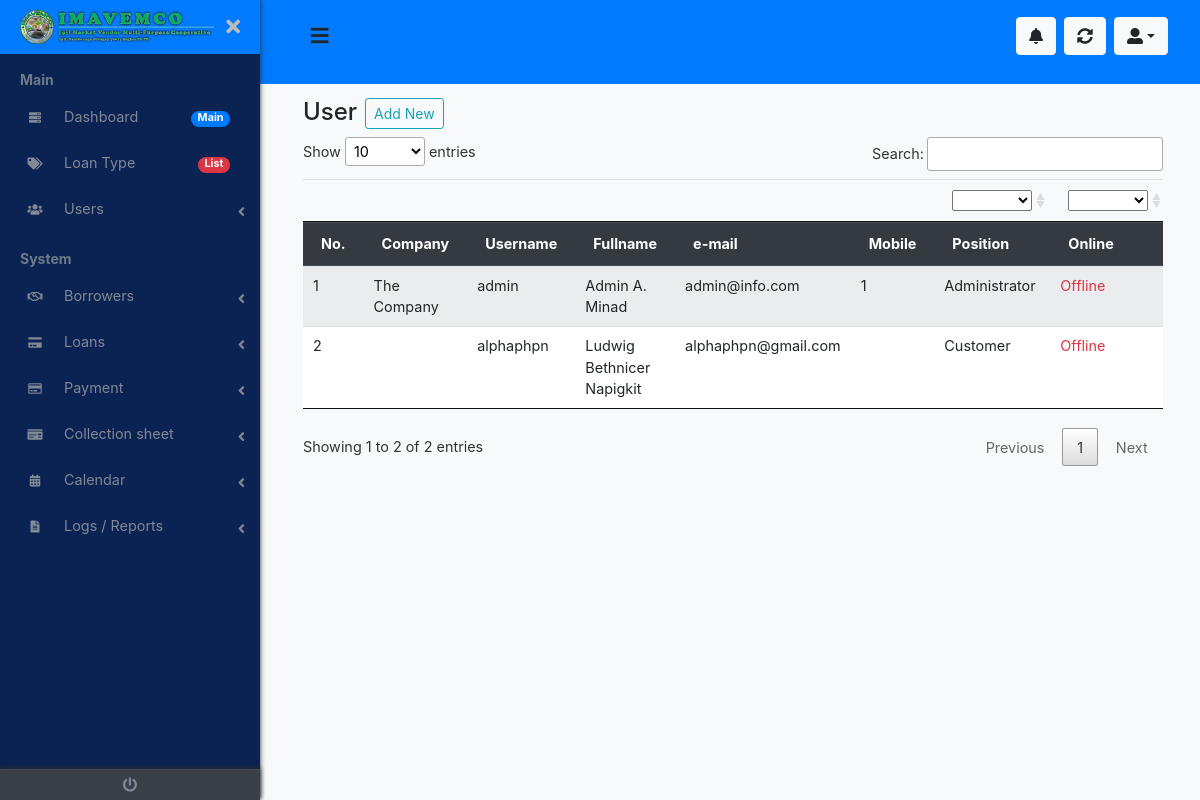
The app's page /routes/user/index.php (signed in) with its own data.
### tables this page shows
CREATE TABLE `conf` (
  `id` int(11) NOT NULL,
  `cmpny_name` varchar(254) NOT NULL,
  `sys_name` varchar(254) NOT NULL,
  `sys_ver` varchar(254) NOT NULL,
  `sys_logo` varchar(254) NOT NULL,
  `navbar_logo` varchar(254) NOT NULL,
  `navbar_logo_scroll` varchar(254) NOT NULL,
  `favicon` varchar(254) NOT NULL,
  `dboard_bgimg` varchar(254) NOT NULL,
  `quote_title` varchar(254) NOT NULL,
  `ceo_pres` varchar(254) NOT NULL,
  `memail` varchar(254) NOT NULL,
  `facebook` text NOT NULL,
  `telno` varchar(254) NOT NULL,
  `mobileno` varchar(254) NOT NULL,
  `maddress` text NOT NULL,
  `idletime` int(11) NOT NULL,
  `themename` varchar(254) NOT NULL,
  `domainhome` varchar(254) NOT NULL,
  `fontglobal` varchar(254) NOT NULL,
  `datetoday` varchar(8) NOT NULL,
  `created` datetime NOT NULL,
  `primary_color` varchar(254) NOT NULL,
  `second_color` varchar(254) NOT NULL,
  `third_color` varchar(254) NOT NULL,
  `forth_color` varchar(254) NOT NULL,
  `fifth_color` varchar(254) NOT NULL,
  `sixth_color` varchar(254) NOT NULL,
  `seventh_color` varchar(254) NOT NULL,
  `eight_color` varchar(254) NOT NULL,
  `ninght_color` varchar(254) NOT NULL,
  `tenth_color` varchar(254) NOT NULL,
  `menu_gradient_color` varchar(254) NOT NULL,
  `geo_map` text NOT NULL,
  `build_by` varchar(254) NOT NULL,
  `cwebzite` varchar(254) NOT NULL,
  `dcurrencyx` varchar(15) NOT NULL,
  `nav_bar_orrient` text NOT NULL,
  `modified` timestamp NOT NULL DEFAULT current_timestamp() ON UPDATE current_timestamp(),
  `button_size` text NOT NULL,
  `content_width` text NOT NULL,
  `login_bg_color` text NOT NULL,
  `custom_link_register` text NOT NULL,
  `page_visit` int(11) NOT NULL,
  `d_main` text NOT NULL,
  `d_system` text NOT NULL,
  `d_app` text NOT NULL,
  `d_extra` text NOT NULL,
  `d_trash` text NOT NULL,
  `d_about` text NOT NULL,
  `profstyleimg` int(11) NOT NULL,
  `bgsidebarimg` text NOT NULL
);

CREATE TABLE `tbl_sysuser` (
  `usercode` varchar(254) NOT NULL,
  `username` varchar(254) NOT NULL,
  `passcode` varchar(254) NOT NULL,
  `pin` varchar(6) NOT NULL,
  `extname` text NOT NULL,
  `img_url` text NOT NULL,
  `fullname` text NOT NULL,
  `uemail` varchar(254) NOT NULL,
  `umobileno` varchar(20) NOT NULL,
  `xposition` varchar(254) NOT NULL,
  `secquest` varchar(254) NOT NULL,
  `secans` varchar(254) NOT NULL,
  `ulevpos` int(3) NOT NULL,
  `uonline` int(1) NOT NULL,
  `ustatz` int(1) NOT NULL,
  `createdby` varchar(254) NOT NULL,
  `lname` text NOT NULL,
  `fname` text NOT NULL,
  `mname` text NOT NULL,
  `address` text NOT NULL,
  `deletedx` int(1) NOT NULL,
  `testimony` text NOT NULL,
  `cmpny` text NOT NULL,
  `cmpny_position` text NOT NULL,
  `gogfirstime` int(1) NOT NULL,
  `created` datetime NOT NULL DEFAULT current_timestamp(),
  `modified` timestamp NOT NULL DEFAULT current_timestamp() ON UPDATE current_timestamp(),
  `timeZone` text NOT NULL,
  `numberOfAttempts` int(11) NOT NULL
);

### routes/user/index.php (called while the page is built, shortened)
<?php
	include_once "../../inc/webconfig/conf.php";
	$page_title = "User";
	$foldername = "user";
	$tblname = "tbl_sysuser";
	$prim_id = "usercode";
	include_once "../../content/template-part/{$themename}/dashboard-header.php";
	include_once "../../content/view/{$foldername}/index.php";
	include_once "../../content/template-part/{$themename}/dashboard-footer.php";

### inc/webconfig/conf.php (called while the page is built, shortened)
<?php
	$chckfle = file_exists("inc/srvr.php");
	if ($chckfle) {
		include_once "inc/srvr.php";
	} else {
		$chckfle1 = file_exists("../../inc/srvr.php");
		if ($chckfle1) {
			include_once "../../inc/srvr.php";
		}
	}
	try {
		$cnn = new PDO("mysql:host={$host};dbname={$db}", $unameroot, $pw);
		$qry_webconf = "SELECT * FROM conf WHERE id=:ownerid LIMIT 1";
		$stmt_webconf = $cnn->prepare($qry_webconf);
		$stmt_webconf->bindParam(':ownerid', $owner_id);
		$stmt_webconf->execute();
		$row_webconf = $stmt_webconf->fetch(PDO::FETCH_ASSOC);
		$navbarlogo = $row_webconf['navbar_logo'];
		$themename = $row_webconf['themename'];
		$dmaintitle = $row_webconf['d_main'];
		$dsystemtitle = $row_webconf['d_system'];
	} catch(PDOException $e) {
		$err = $e->getMessage();
		$err2 = strrchr($e,"1049");
		if($err2=1049){
			echo "Error: Unknown Database.<br><a href='".$dir."dbase/creadb'>Fix It!</a>";
			die;
		}
	}

### inc/srvr.php (called while the page is built, shortened)
<?php
	$owner_id	= 7;

### content/view/user/index.php (the view, shortened to what this page needs)
<?php
	include_once "../../content/template-part/{$themename}/dashboard-navbar.php";
	include_once "../../content/template-part/{$themename}/dashboard-navbar-top.php";
?>
<link rel="stylesheet" href="<?php echo $dirbak; ?>assets/datatables/1.11.3/css/jquery.dataTables.min.css">
<main class="page-content">
	<div class="container-fluid">
		<div class="d-flex">
			<h4 class="mr-2 mb-2"><?php echo $page_title; ?></h4>
			<a href="../../routes/<?php echo $foldername; ?>/addnew" class="btn btn-outline-info btn-sm mr-2 mb-2" style="z-index: 1">Add New</a>
		</div>
		<div id="" class="table-responsive">
			<table id="listRecView" class="table table-striped table-hover table-sm">
				<thead id="remSortH">
					<tr>
						<th class="remove-dropdown"></th>
						<th class="remove-dropdown"></th>
						<th class="remove-dropdown"></th>
						<th class="remove-dropdown"></th>
						<th class="remove-dropdown"></th>
						<th class="remove-dropdown"></th>
						<th></th>
						<th class="remove-dropdown d-none"></th>
						<th></th>
						<th></th>
					</tr>
				</thead>
				<thead id="theadtitle" class="thead-dark">
					<tr>
						<th class="align-middle">No.</th>
						<th class="align-middle">Company</th>
						<th class="align-middle">Username</th>
						<th class="align-middle">Fullname</th>
						<th class="align-middle">e-mail</th>
						<th class="align-middle">Mobile</th>
						<th class="align-middle">Position</th>
						<th class="align-middle">Online</th>
					</tr>
				</thead>
				<tbody>
					<?php
						if ($_SESSION["ulevpos"]==1) {
							$qry = "SELECT * FROM {$tblname} WHERE deletedx=0 ORDER BY {$prim_id} DESC";
							$stmt = $cnn->prepare($qry);
						} else {
							$qry = "SELECT * FROM {$tblname} WHERE createdby=:createdby AND deletedx=0 ORDER BY {$prim_id} DESC";
							$stmt = $cnn->prepare($qry);
							$stmt->bindParam(':createdby', $uid);
						}
						$stmt->execute();
						$xno = 0;
						for($i=0; $row = $stmt->fetch(); $i++) {
							$xno++;
							$company=$row['cmpny'];
							$username=$row['username'];
							$fullname=$row['fullname'];
							$uemail=$row['uemail'];
							$umobileno=$row['umobileno'];
							$xposition=$row['xposition'];
							$uonline=$row['uonline'];
								if ($uonline==0) {
									$uonlinex = 'Offline';
									$rbuTxtColor = 'text-danger';
								} else {
									$uonlinex = 'Online';
									$rbuTxtColor = 'text-primary';
								}
					?>
							<tr>
								<td><?php echo $xno; ?></td>
								<td class="" data-filter="<?php echo $company; ?>"><?php echo $company; ?></td>
								<td class="" data-filter="<?php echo $username; ?>"><?php echo $username; ?></td>
								<td class="" data-filter="<?php echo $fullname; ?>"><?php echo $fullname; ?></td>
								<td class="" data-filter="<?php echo $uemail; ?>"><?php echo $uemail; ?></td>
								<td class="" data-filter="<?php echo $umobileno; ?>"><?php echo $umobileno; ?></td>
								<td class="" data-filter="<?php echo $xposition; ?>"><?php echo $xposition; ?></td>
								<td class="<?php echo $rbuTxtColor; ?>" data-filter="<?php echo $uonlinex; ?>"><?php echo $uonlinex; ?></td>
							</tr>
					<?php
						}
					?>
				</tbody>
				<tfoot>
					<tr>
						<td class="remove-dropdown"></td>
						<td class="remove-dropdown"></td>
						<td class="remove-dropdown"></td>
						<td class="remove-dropdown"></td>
						<td class="remove-dropdown"></td>
						<td class="remove-dropdown"></td>
						<td class="remove-dropdown"></td>
						<td class="remove-dropdown"></td>
					</tr>
				</tfoot>
			</table>
		</div>
		<div id="trnsfrPaginate" class="dataTables_wrapper"></div>
	</div>
</main>

### content/template-part/imavemco/dashboard-navbar.php (shortened to what this page needs)
<?php
	$chckfle2 = file_exists("../../inc/xsession.php");
	if ($chckfle2) {
		$baklnk = "../../";
	} else {
		include_once "../../../inc/xsession.php";
		$baklnk = "../../../";
	}
	if (empty(trim($dmaintitle))) {
		$dmaintitle2 = "Main";
		$dmaintitle2_display = "d-none";
	} else {
		$dmaintitle2 = $dmaintitle;
	}
	if (empty(trim($dsystemtitle))) {
		$dsystemtitle2 = "System";
		$dsystemtitle2_display = "d-none";
	} else {
		$dsystemtitle2 = $dsystemtitle;
	}
?>
<nav id="sidebar" class="sidebar-wrapper box-shadow-default">
	<div class="sidebar-brand bg-primary">
		<?php
			if ($sidelogdbr=1) {
				?>
					<a href="<?php echo $baklnk; ?>" class="text-left">
						<img src="<?php echo $baklnk.'content/theme/'.$themename.'/storage/img/'.$navbarlogo; ?>" class="dboard-top-left-logo">
					</a>
				<?php
			} else {
				?>
					<a href="<?php echo $baklnk; ?>">Visit Site</a>
				<?php
			}
		?>
		<div id="close-sidebar">
			<i class="fas fa-times"></i>
		</div>
	</div>
	<div class="sidebar-content">
		<div class="sidebar-menu border-0">
			<ul>
				<li class="header-menu">
					<span style="cursor: pointer;" onclick="window.open('<?php echo $baklnk; ?>routes/dashboard','_self');"><?php echo $dmaintitle2; ?></span>
				</li>
				<?php
					if ($_SESSION["ulevpos"]==1) {
						?>
							<li class="">
								<a href="<?php echo $baklnk; ?>routes/dashboard">
									<i class="fas fa-server"></i>
									<span>Dashboard</span>
									<span class="badge badge-pill badge-primary">Main</span>
								</a>
							</li>
						<?php
					}
				?>
				<?php
					if ($_SESSION["ulevpos"]==1) {
						?>
						<li class="">
							<a href="<?php echo $baklnk; ?>routes/item">
								<i class="fas fa-tags"></i>
								<span>Loan Type</span>
								<span class="badge badge-pill badge-danger">List</span>
							</a>
						</li>
						<?php
					}
				?>
				<li class="sidebar-dropdown">
					<a href="#" title="User">
						<i class="fas fa-users"></i>
						<span>Users</span>
					</a>
				</li>
				<li class="header-menu <?php echo $dsystemtitle2_display; ?>">
					<span><?php echo $dsystemtitle2; ?></span>
				</li>
				<?php include_once "dashboard-navbar-menu.php"; ?>
			</ul>
		</div>
	</div>
	<div class="sidebar-footer">
		<a href="<?php echo $baklnk; ?>inc/logout" title="Logout">
			<i class="fa fa-power-off"></i>
		</a>
	</div>
</nav>

### assets/css/dashboard.css (style rules this page uses)
body { font-size: 0.9rem; }
.page-wrapper .sidebar-wrapper, .sidebar-wrapper .sidebar-brand > a, .sidebar-wrapper .sidebar-dropdown > a:after, .sidebar-wrapper .sidebar-menu .sidebar-dropdown .sidebar-submenu li a:before, .sidebar-wrapper ul li a i, .page-wrapper .page-content, .sidebar-wrapper .sidebar-search input.search-menu, .sidebar-wrapper .sidebar-search .input-group-text, .sidebar-wrapper .sidebar-menu ul li a, #show-sidebar, #close-sidebar { -webkit-transition: all 0.3s ease; -moz-transition: all 0.3s ease; -ms-transition: all 0.3s ease; -o-transition: all 0.3s ease; transition: all 0.3s ease; }
.page-wrapper.toggled .sidebar-wrapper { left: 0px; }
@media screen and (min-width: 768px) { .page-wrapper.toggled .page-content { padding-left: 278px; padding-right: 12px; } }
.sidebar-wrapper { width: 260px; height: 100%; max-height: 100%; position: fixed; top: 0; left: -300px; z-index: 999; }
.sidebar-wrapper ul { list-style-type: none; padding: 0; margin: 0; }
.sidebar-wrapper a { text-decoration: none; }
.sidebar-content { max-height: calc(100% - 30px); height: calc(100% - 30px); overflow-y: auto; position: relative; padding-bottom: 180px; }
.sidebar-wrapper .sidebar-brand { padding: 10px 20px; display: flex; align-items: center; }
.sidebar-wrapper .sidebar-brand > a { text-transform: uppercase; font-weight: bold; flex-grow: 1; }
.sidebar-wrapper .sidebar-brand #close-sidebar { cursor: pointer; font-size: 20px; }
.sidebar-wrapper .sidebar-menu { padding-bottom: 10px; }
.sidebar-wrapper .sidebar-menu .header-menu span { font-weight: bold; font-size: 14px; padding: 15px 20px 5px 20px; display: inline-block; }
.sidebar-wrapper .sidebar-menu ul li a { display: inline-block; width: 100%; text-decoration: none; position: relative; padding: 8px 30px 8px 20px; }
.sidebar-wrapper .sidebar-menu ul li a i { margin-right: 10px; font-size: 12px; width: 30px; height: 30px; line-height: 30px; text-align: center; border-radius: 4px; }
.sidebar-wrapper .sidebar-menu .sidebar-dropdown > a:after { font-family: "Font Awesome 5 Free"; font-weight: 900; content: "\f104"; font-style: normal; display: inline-block; font-style: normal; font-variant: normal; text-rendering: auto; -webkit-font-smoothing: antialiased; -moz-osx-font-smoothing: grayscale; text-align: center; background: 0 0; position: absolute; right: 15px; top: 14px; }
.sidebar-wrapper .sidebar-menu ul li a span.label, .sidebar-wrapper .sidebar-menu ul li a span.badge { float: right; margin-top: 8px; margin-left: 5px; }
.sidebar-footer { position: absolute; width: 100%; bottom: 0; display: flex; }
.sidebar-footer > a { flex-grow: 1; text-align: center; height: 30px; line-height: 30px; position: relative; }
.page-wrapper .page-content { display: inline-block; width: 100%; padding-left: 0px; padding-top: 20px; }
.page-wrapper .page-content > div { padding: 20px 25px; }
.page-content { height: 100vh; }
.chiller-theme .sidebar-wrapper { background: #0b2352; }
.chiller-theme .sidebar-wrapper .sidebar-header, .chiller-theme .sidebar-wrapper .sidebar-search, .chiller-theme .sidebar-wrapper .sidebar-menu { border-top: 1px solid #3a3f48; }
.chiller-theme .sidebar-wrapper .sidebar-header .user-info .user-role, .chiller-theme .sidebar-wrapper .sidebar-header .user-info .user-status, .chiller-theme .sidebar-wrapper .sidebar-search input.search-menu, .chiller-theme .sidebar-wrapper .sidebar-search .input-group-text, .chiller-theme .sidebar-wrapper .sidebar-brand>a, .chiller-theme .sidebar-wrapper .sidebar-menu ul li a, .chiller-theme .sidebar-footer>a { color: #818896; }
.page-wrapper.chiller-theme.toggled #close-sidebar { color: #bdbdbd; }
.chiller-theme .sidebar-wrapper .sidebar-menu ul li a i, .chiller-theme .sidebar-wrapper .sidebar-menu .sidebar-dropdown div, .chiller-theme .sidebar-wrapper .sidebar-search input.search-menu, .chiller-theme .sidebar-wrapper .sidebar-search .input-group-text { background: #3a3f48; }
.chiller-theme .sidebar-wrapper .sidebar-menu .header-menu span { color: #6c7b88; }
.chiller-theme .sidebar-footer { background: #3a3f48; box-shadow: 0px -1px 5px #282c33; border-top: 1px solid #464a52; }
.chiller-theme .sidebar-footer>a:first-child { border-left: none; }
.chiller-theme .sidebar-footer>a:last-child { border-right: none; }

### content/view/user/index.php (style rules this page uses)
.table-responsive .table thead th { vertical-align: unset; }

### records on screen
conf: themename+navbar_logo (picture), d_main "Main", d_system "System"
tbl_sysuser: cmpny "The Company", username "admin", fullname "Admin A. Minad", uemail "admin@info.com", umobileno "1", xposition "Administrator", uonline "Offline"
tbl_sysuser: username "alphaphpn", fullname "Ludwig Bethnicer Napigkit", uemail "alphaphpn@gmail.com", xposition "Customer", uonline "Offline"

### other values on screen
$page_title "User"
